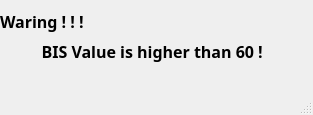
<?xml version="1.0" encoding="UTF-8"?>
<ui version="4.0">
 <class>Waring_MainWindow</class>
 <widget class="QMainWindow" name="Waring_MainWindow">
  <property name="geometry">
   <rect>
    <x>0</x>
    <y>0</y>
    <width>313</width>
    <height>115</height>
   </rect>
  </property>
  <property name="windowTitle">
   <string>MainWindow</string>
  </property>
  <widget class="QWidget" name="centralwidget">
   <widget class="QLabel" name="Version_label_2">
    <property name="geometry">
     <rect>
      <x>0</x>
      <y>40</y>
      <width>301</width>
      <height>22</height>
     </rect>
    </property>
    <property name="font">
     <font>
      <family>微软雅黑</family>
      <pointsize>12</pointsize>
      <weight>75</weight>
      <bold>true</bold>
     </font>
    </property>
    <property name="text">
     <string>          BIS Value is higher than 60 !</string>
    </property>
   </widget>
   <widget class="QLabel" name="Version_label">
    <property name="geometry">
     <rect>
      <x>0</x>
      <y>10</y>
      <width>311</width>
      <height>22</height>
     </rect>
    </property>
    <property name="font">
     <font>
      <family>微软雅黑</family>
      <pointsize>12</pointsize>
      <weight>75</weight>
      <bold>true</bold>
     </font>
    </property>
    <property name="layoutDirection">
     <enum>Qt::LeftToRight</enum>
    </property>
    <property name="text">
     <string>Waring ! ! !</string>
    </property>
   </widget>
  </widget>
  <widget class="QMenuBar" name="menubar">
   <property name="geometry">
    <rect>
     <x>0</x>
     <y>0</y>
     <width>313</width>
     <height>23</height>
    </rect>
   </property>
  </widget>
  <widget class="QStatusBar" name="statusbar"/>
 </widget>
 <resources/>
 <connections/>
</ui>
